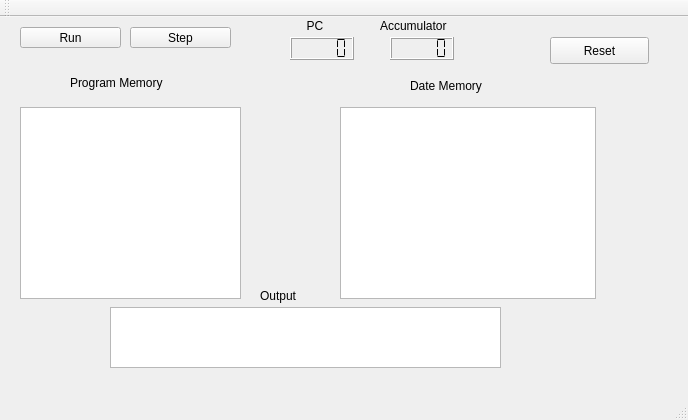
<?xml version="1.0" encoding="UTF-8"?>
<ui version="4.0">
 <class>MainWindow</class>
 <widget class="QMainWindow" name="MainWindow">
  <property name="geometry">
   <rect>
    <x>0</x>
    <y>0</y>
    <width>688</width>
    <height>420</height>
   </rect>
  </property>
  <property name="windowTitle">
   <string>MainWindow</string>
  </property>
  <widget class="QWidget" name="centralWidget">
   <widget class="QPushButton" name="runButton">
    <property name="geometry">
     <rect>
      <x>20</x>
      <y>10</y>
      <width>101</width>
      <height>21</height>
     </rect>
    </property>
    <property name="text">
     <string>Run</string>
    </property>
   </widget>
   <widget class="QPushButton" name="stepButton">
    <property name="geometry">
     <rect>
      <x>130</x>
      <y>10</y>
      <width>101</width>
      <height>21</height>
     </rect>
    </property>
    <property name="text">
     <string>Step</string>
    </property>
   </widget>
   <widget class="QLCDNumber" name="PC">
    <property name="geometry">
     <rect>
      <x>290</x>
      <y>20</y>
      <width>64</width>
      <height>23</height>
     </rect>
    </property>
    <property name="autoFillBackground">
     <bool>false</bool>
    </property>
    <property name="frameShadow">
     <enum>QFrame::Raised</enum>
    </property>
    <property name="segmentStyle">
     <enum>QLCDNumber::Flat</enum>
    </property>
   </widget>
   <widget class="QLCDNumber" name="Accumulator">
    <property name="geometry">
     <rect>
      <x>390</x>
      <y>20</y>
      <width>64</width>
      <height>23</height>
     </rect>
    </property>
    <property name="segmentStyle">
     <enum>QLCDNumber::Flat</enum>
    </property>
   </widget>
   <widget class="QLabel" name="label">
    <property name="geometry">
     <rect>
      <x>380</x>
      <y>0</y>
      <width>91</width>
      <height>17</height>
     </rect>
    </property>
    <property name="text">
     <string>Accumulator</string>
    </property>
   </widget>
   <widget class="QLabel" name="label_2">
    <property name="geometry">
     <rect>
      <x>280</x>
      <y>0</y>
      <width>67</width>
      <height>17</height>
     </rect>
    </property>
    <property name="text">
     <string>        PC</string>
    </property>
   </widget>
   <widget class="QTextBrowser" name="programBrowser">
    <property name="geometry">
     <rect>
      <x>20</x>
      <y>90</y>
      <width>221</width>
      <height>192</height>
     </rect>
    </property>
   </widget>
   <widget class="QTextBrowser" name="dataBrowser">
    <property name="geometry">
     <rect>
      <x>340</x>
      <y>90</y>
      <width>256</width>
      <height>192</height>
     </rect>
    </property>
   </widget>
   <widget class="QLabel" name="label_3">
    <property name="geometry">
     <rect>
      <x>70</x>
      <y>50</y>
      <width>151</width>
      <height>31</height>
     </rect>
    </property>
    <property name="text">
     <string>Program Memory</string>
    </property>
   </widget>
   <widget class="QLabel" name="label_4">
    <property name="geometry">
     <rect>
      <x>410</x>
      <y>60</y>
      <width>111</width>
      <height>17</height>
     </rect>
    </property>
    <property name="text">
     <string>Date Memory</string>
    </property>
   </widget>
   <widget class="QTextBrowser" name="outputBrowser">
    <property name="geometry">
     <rect>
      <x>110</x>
      <y>290</y>
      <width>391</width>
      <height>61</height>
     </rect>
    </property>
   </widget>
   <widget class="QLabel" name="label_5">
    <property name="geometry">
     <rect>
      <x>260</x>
      <y>270</y>
      <width>67</width>
      <height>17</height>
     </rect>
    </property>
    <property name="text">
     <string>Output</string>
    </property>
   </widget>
   <widget class="QPushButton" name="resetButton">
    <property name="geometry">
     <rect>
      <x>550</x>
      <y>20</y>
      <width>99</width>
      <height>27</height>
     </rect>
    </property>
    <property name="text">
     <string>Reset</string>
    </property>
   </widget>
   <zorder>runButton</zorder>
   <zorder>stepButton</zorder>
   <zorder>Accumulator</zorder>
   <zorder>label</zorder>
   <zorder>label_2</zorder>
   <zorder>programBrowser</zorder>
   <zorder>dataBrowser</zorder>
   <zorder>label_3</zorder>
   <zorder>label_4</zorder>
   <zorder>outputBrowser</zorder>
   <zorder>label_5</zorder>
   <zorder>resetButton</zorder>
   <zorder>PC</zorder>
  </widget>
  <widget class="QToolBar" name="mainToolBar">
   <attribute name="toolBarArea">
    <enum>TopToolBarArea</enum>
   </attribute>
   <attribute name="toolBarBreak">
    <bool>false</bool>
   </attribute>
  </widget>
  <widget class="QStatusBar" name="statusBar"/>
  <widget class="QMenuBar" name="menuBar">
   <property name="geometry">
    <rect>
     <x>0</x>
     <y>0</y>
     <width>688</width>
     <height>25</height>
    </rect>
   </property>
  </widget>
 </widget>
 <layoutdefault spacing="6" margin="11"/>
 <resources/>
 <connections/>
</ui>
